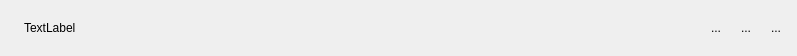
<?xml version="1.0" encoding="UTF-8"?>
<ui version="4.0">
 <class>TitleWidget</class>
 <widget class="QWidget" name="TitleWidget">
  <property name="geometry">
   <rect>
    <x>0</x>
    <y>0</y>
    <width>797</width>
    <height>56</height>
   </rect>
  </property>
  <property name="windowTitle">
   <string>Form</string>
  </property>
  <layout class="QHBoxLayout" name="horizontalLayout_2">
   <property name="spacing">
    <number>0</number>
   </property>
   <property name="leftMargin">
    <number>0</number>
   </property>
   <property name="topMargin">
    <number>0</number>
   </property>
   <property name="rightMargin">
    <number>0</number>
   </property>
   <property name="bottomMargin">
    <number>0</number>
   </property>
   <item>
    <widget class="QWidget" name="xxxxxxxx" native="true">
     <layout class="QHBoxLayout" name="horizontalLayout">
      <item>
       <spacer name="horizontalSpacer_2">
        <property name="orientation">
         <enum>Qt::Horizontal</enum>
        </property>
        <property name="sizeType">
         <enum>QSizePolicy::Fixed</enum>
        </property>
        <property name="sizeHint" stdset="0">
         <size>
          <width>15</width>
          <height>20</height>
         </size>
        </property>
       </spacer>
      </item>
      <item>
       <widget class="QLabel" name="logo">
        <property name="text">
         <string>TextLabel</string>
        </property>
       </widget>
      </item>
      <item>
       <widget class="QLabel" name="label">
        <property name="font">
         <font>
          <family>新宋体</family>
          <pointsize>16</pointsize>
          <weight>75</weight>
          <bold>true</bold>
         </font>
        </property>
        <property name="styleSheet">
         <string notr="true">color: rgb(255, 255, 255);</string>
        </property>
        <property name="text">
         <string> </string>
        </property>
       </widget>
      </item>
      <item>
       <spacer name="horizontalSpacer">
        <property name="orientation">
         <enum>Qt::Horizontal</enum>
        </property>
        <property name="sizeHint" stdset="0">
         <size>
          <width>40</width>
          <height>20</height>
         </size>
        </property>
       </spacer>
      </item>
      <item>
       <widget class="QToolButton" name="set_btn">
        <property name="text">
         <string>...</string>
        </property>
        <property name="icon">
         <iconset resource="../resource.qrc">
          <normaloff>:/images/login_setting.png</normaloff>:/images/login_setting.png</iconset>
        </property>
        <property name="iconSize">
         <size>
          <width>32</width>
          <height>32</height>
         </size>
        </property>
        <property name="autoRaise">
         <bool>true</bool>
        </property>
       </widget>
      </item>
      <item>
       <widget class="QToolButton" name="min_btn">
        <property name="text">
         <string>...</string>
        </property>
        <property name="icon">
         <iconset resource="../resource.qrc">
          <normaloff>:/images/login_min.png</normaloff>:/images/login_min.png</iconset>
        </property>
        <property name="iconSize">
         <size>
          <width>32</width>
          <height>32</height>
         </size>
        </property>
        <property name="autoRaise">
         <bool>true</bool>
        </property>
       </widget>
      </item>
      <item>
       <widget class="QToolButton" name="close_btn">
        <property name="text">
         <string>...</string>
        </property>
        <property name="icon">
         <iconset resource="../resource.qrc">
          <normaloff>:/images/login_close.png</normaloff>:/images/login_close.png</iconset>
        </property>
        <property name="iconSize">
         <size>
          <width>32</width>
          <height>32</height>
         </size>
        </property>
        <property name="autoRaise">
         <bool>true</bool>
        </property>
       </widget>
      </item>
     </layout>
    </widget>
   </item>
  </layout>
 </widget>
 <resources>
  <include location="../resource.qrc"/>
 </resources>
 <connections/>
</ui>
